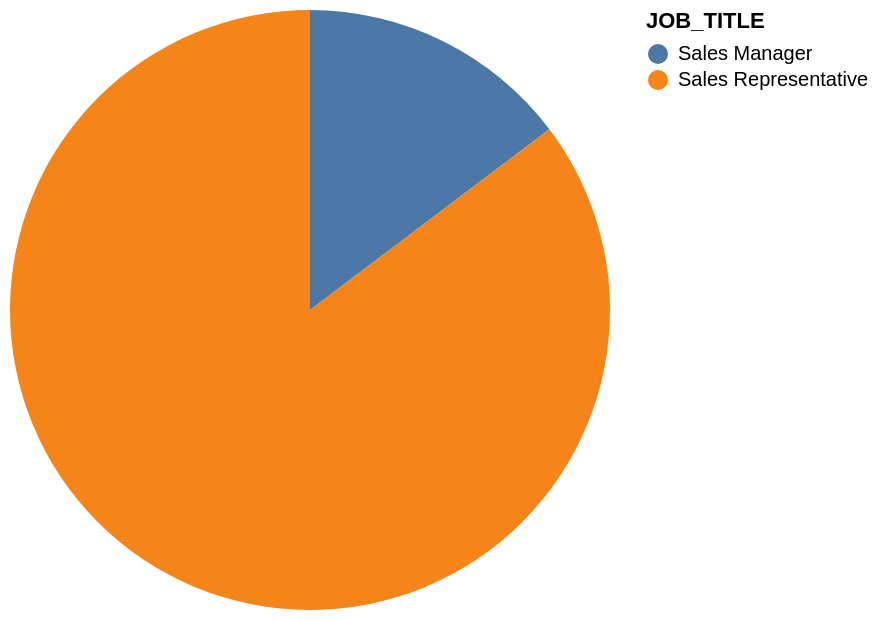

Source (Vega-Lite JSON):
### Vega-Lite specification from a JSON file in a GitHub repository (floating-point values rounded to 4 significant figures)
{"data": {"values": [{"x_data": "Sales Manager", "y_data": 5}, {"x_data": "Sales Representative", "y_data": 29}]}, "mark": "arc", "encoding": {"theta": {"field": "y_data", "type": "quantitative", "title": "COUNT(JOB_TITLE)"}, "color": {"field": "x_data", "type": "nominal", "title": "JOB_TITLE"}}}
